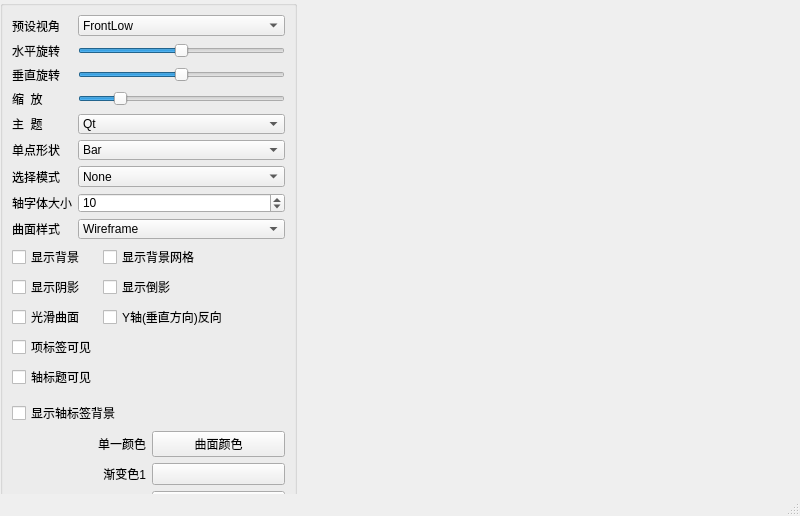
<?xml version="1.0" encoding="UTF-8"?>
<ui version="4.0">
 <class>MainWindow</class>
 <widget class="QMainWindow" name="MainWindow">
  <property name="geometry">
   <rect>
    <x>0</x>
    <y>0</y>
    <width>800</width>
    <height>516</height>
   </rect>
  </property>
  <property name="windowTitle">
   <string>MainWindow</string>
  </property>
  <widget class="QWidget" name="centralwidget">
   <widget class="QGroupBox" name="groupBox">
    <property name="geometry">
     <rect>
      <x>0</x>
      <y>0</y>
      <width>297</width>
      <height>525</height>
     </rect>
    </property>
    <property name="title">
     <string/>
    </property>
    <layout class="QVBoxLayout" name="verticalLayout">
     <item>
      <layout class="QGridLayout" name="gridLayout">
       <item row="0" column="0">
        <widget class="QLabel" name="label_6">
         <property name="text">
          <string>预设视角</string>
         </property>
         <property name="buddy">
          <cstring>comboBox</cstring>
         </property>
        </widget>
       </item>
       <item row="0" column="1">
        <widget class="QComboBox" name="comboBox">
         <item>
          <property name="text">
           <string>FrontLow</string>
          </property>
         </item>
         <item>
          <property name="text">
           <string>Front</string>
          </property>
         </item>
         <item>
          <property name="text">
           <string>FrontHigh</string>
          </property>
         </item>
         <item>
          <property name="text">
           <string>LeftLow</string>
          </property>
         </item>
         <item>
          <property name="text">
           <string>Left</string>
          </property>
         </item>
         <item>
          <property name="text">
           <string>LeftHigh</string>
          </property>
         </item>
         <item>
          <property name="text">
           <string>RightLow</string>
          </property>
         </item>
         <item>
          <property name="text">
           <string>Right</string>
          </property>
         </item>
         <item>
          <property name="text">
           <string>RightHigh</string>
          </property>
         </item>
         <item>
          <property name="text">
           <string>BehindLow</string>
          </property>
         </item>
         <item>
          <property name="text">
           <string>Behind</string>
          </property>
         </item>
         <item>
          <property name="text">
           <string>BehindHigh</string>
          </property>
         </item>
         <item>
          <property name="text">
           <string>IsometricLeft</string>
          </property>
         </item>
         <item>
          <property name="text">
           <string>IsometricLeftHigh</string>
          </property>
         </item>
         <item>
          <property name="text">
           <string>IsometricRight</string>
          </property>
         </item>
         <item>
          <property name="text">
           <string>IsometricRightHigh</string>
          </property>
         </item>
         <item>
          <property name="text">
           <string>DirectlyAbove</string>
          </property>
         </item>
         <item>
          <property name="text">
           <string>DirectlyAboveCW45</string>
          </property>
         </item>
         <item>
          <property name="text">
           <string>DirectlyAboveCCW45</string>
          </property>
         </item>
         <item>
          <property name="text">
           <string>FrontBelow</string>
          </property>
         </item>
         <item>
          <property name="text">
           <string>LeftBelow</string>
          </property>
         </item>
         <item>
          <property name="text">
           <string>RightBelow</string>
          </property>
         </item>
         <item>
          <property name="text">
           <string>BehindBelow</string>
          </property>
         </item>
         <item>
          <property name="text">
           <string>DirectlyBelow</string>
          </property>
         </item>
        </widget>
       </item>
       <item row="1" column="0">
        <widget class="QLabel" name="label_7">
         <property name="text">
          <string>水平旋转</string>
         </property>
         <property name="buddy">
          <cstring>sliderH</cstring>
         </property>
        </widget>
       </item>
       <item row="1" column="1">
        <widget class="QSlider" name="sliderH">
         <property name="minimum">
          <number>-180</number>
         </property>
         <property name="maximum">
          <number>180</number>
         </property>
         <property name="orientation">
          <enum>Qt::Horizontal</enum>
         </property>
        </widget>
       </item>
       <item row="2" column="0">
        <widget class="QLabel" name="label_8">
         <property name="text">
          <string>垂直旋转</string>
         </property>
         <property name="buddy">
          <cstring>sliderV</cstring>
         </property>
        </widget>
       </item>
       <item row="2" column="1">
        <widget class="QSlider" name="sliderV">
         <property name="minimum">
          <number>-180</number>
         </property>
         <property name="maximum">
          <number>180</number>
         </property>
         <property name="orientation">
          <enum>Qt::Horizontal</enum>
         </property>
        </widget>
       </item>
       <item row="3" column="0">
        <widget class="QLabel" name="label_12">
         <property name="text">
          <string>缩  放</string>
         </property>
        </widget>
       </item>
       <item row="3" column="1">
        <widget class="QSlider" name="sliderZoom">
         <property name="minimum">
          <number>10</number>
         </property>
         <property name="maximum">
          <number>500</number>
         </property>
         <property name="value">
          <number>100</number>
         </property>
         <property name="orientation">
          <enum>Qt::Horizontal</enum>
         </property>
        </widget>
       </item>
       <item row="4" column="0">
        <widget class="QLabel" name="label">
         <property name="text">
          <string>主  题</string>
         </property>
         <property name="buddy">
          <cstring>cBoxTheme</cstring>
         </property>
        </widget>
       </item>
       <item row="4" column="1">
        <widget class="QComboBox" name="cBoxTheme">
         <item>
          <property name="text">
           <string>Qt</string>
          </property>
         </item>
         <item>
          <property name="text">
           <string>Primary Colors</string>
          </property>
         </item>
         <item>
          <property name="text">
           <string>Digia</string>
          </property>
         </item>
         <item>
          <property name="text">
           <string>StoneMoss</string>
          </property>
         </item>
         <item>
          <property name="text">
           <string>ArmyBlue</string>
          </property>
         </item>
         <item>
          <property name="text">
           <string>Retro</string>
          </property>
         </item>
         <item>
          <property name="text">
           <string>Ebony</string>
          </property>
         </item>
         <item>
          <property name="text">
           <string>Isabelle</string>
          </property>
         </item>
        </widget>
       </item>
       <item row="5" column="0">
        <widget class="QLabel" name="label_2">
         <property name="text">
          <string>单点形状</string>
         </property>
         <property name="buddy">
          <cstring>cBoxBarStyle</cstring>
         </property>
        </widget>
       </item>
       <item row="5" column="1">
        <widget class="QComboBox" name="cBoxBarStyle">
         <item>
          <property name="text">
           <string>Bar</string>
          </property>
         </item>
         <item>
          <property name="text">
           <string>Cube</string>
          </property>
         </item>
         <item>
          <property name="text">
           <string>Pyramid</string>
          </property>
         </item>
         <item>
          <property name="text">
           <string>Cone</string>
          </property>
         </item>
         <item>
          <property name="text">
           <string>Cylinder</string>
          </property>
         </item>
         <item>
          <property name="text">
           <string>BevelBar</string>
          </property>
         </item>
         <item>
          <property name="text">
           <string>BevelCube</string>
          </property>
         </item>
         <item>
          <property name="text">
           <string>Sphere</string>
          </property>
         </item>
         <item>
          <property name="text">
           <string>Minimal</string>
          </property>
         </item>
         <item>
          <property name="text">
           <string>Arrow</string>
          </property>
         </item>
         <item>
          <property name="text">
           <string>Point</string>
          </property>
         </item>
        </widget>
       </item>
       <item row="6" column="0">
        <widget class="QLabel" name="label_3">
         <property name="text">
          <string>选择模式</string>
         </property>
         <property name="buddy">
          <cstring>cBoxSelectionMode</cstring>
         </property>
        </widget>
       </item>
       <item row="6" column="1">
        <widget class="QComboBox" name="cBoxSelectionMode">
         <item>
          <property name="text">
           <string>None</string>
          </property>
         </item>
         <item>
          <property name="text">
           <string>Item</string>
          </property>
         </item>
         <item>
          <property name="text">
           <string>Row Slice</string>
          </property>
         </item>
         <item>
          <property name="text">
           <string>Column Slice</string>
          </property>
         </item>
        </widget>
       </item>
       <item row="7" column="0">
        <widget class="QLabel" name="label_4">
         <property name="text">
          <string>轴字体大小</string>
         </property>
         <property name="buddy">
          <cstring>spinFontSize</cstring>
         </property>
        </widget>
       </item>
       <item row="7" column="1">
        <widget class="QSpinBox" name="spinFontSize">
         <property name="minimum">
          <number>5</number>
         </property>
         <property name="value">
          <number>10</number>
         </property>
        </widget>
       </item>
       <item row="8" column="0">
        <widget class="QLabel" name="label_5">
         <property name="text">
          <string>曲面样式</string>
         </property>
        </widget>
       </item>
       <item row="8" column="1">
        <widget class="QComboBox" name="comboDrawMode">
         <item>
          <property name="text">
           <string>Wireframe</string>
          </property>
         </item>
         <item>
          <property name="text">
           <string>Surface</string>
          </property>
         </item>
         <item>
          <property name="text">
           <string>Surface And Wireframe</string>
          </property>
         </item>
        </widget>
       </item>
      </layout>
     </item>
     <item>
      <layout class="QGridLayout" name="gridLayout_3">
       <item row="0" column="0">
        <widget class="QCheckBox" name="chkBoxBackground">
         <property name="text">
          <string>显示背景</string>
         </property>
        </widget>
       </item>
       <item row="0" column="1" colspan="3">
        <widget class="QCheckBox" name="chkBoxGrid">
         <property name="text">
          <string>显示背景网格</string>
         </property>
        </widget>
       </item>
       <item row="1" column="0">
        <widget class="QCheckBox" name="chkBoxShadow">
         <property name="text">
          <string>显示阴影</string>
         </property>
        </widget>
       </item>
       <item row="1" column="1" colspan="3">
        <widget class="QCheckBox" name="chkBoxReflection">
         <property name="text">
          <string>显示倒影</string>
         </property>
        </widget>
       </item>
       <item row="2" column="0">
        <widget class="QCheckBox" name="chkBoxSmooth">
         <property name="text">
          <string>光滑曲面</string>
         </property>
        </widget>
       </item>
       <item row="2" column="1" colspan="3">
        <widget class="QCheckBox" name="chkBoxReverse">
         <property name="text">
          <string>Y轴(垂直方向)反向</string>
         </property>
        </widget>
       </item>
       <item row="3" column="0">
        <widget class="QCheckBox" name="chkBoxItemLabel">
         <property name="text">
          <string>项标签可见</string>
         </property>
        </widget>
       </item>
       <item row="3" column="2" colspan="2">
        <spacer name="horizontalSpacer">
         <property name="orientation">
          <enum>Qt::Horizontal</enum>
         </property>
         <property name="sizeHint" stdset="0">
          <size>
           <width>40</width>
           <height>20</height>
          </size>
         </property>
        </spacer>
       </item>
       <item row="4" column="0">
        <widget class="QCheckBox" name="chkBoxAxisTitle">
         <property name="text">
          <string>轴标题可见</string>
         </property>
        </widget>
       </item>
       <item row="4" column="2" rowspan="2" colspan="2">
        <spacer name="horizontalSpacer_2">
         <property name="orientation">
          <enum>Qt::Horizontal</enum>
         </property>
         <property name="sizeHint" stdset="0">
          <size>
           <width>40</width>
           <height>20</height>
          </size>
         </property>
        </spacer>
       </item>
       <item row="5" column="3" rowspan="2">
        <spacer name="horizontalSpacer_3">
         <property name="orientation">
          <enum>Qt::Horizontal</enum>
         </property>
         <property name="sizeHint" stdset="0">
          <size>
           <width>40</width>
           <height>20</height>
          </size>
         </property>
        </spacer>
       </item>
       <item row="6" column="0" colspan="2">
        <widget class="QCheckBox" name="chkBoxAxisBackground">
         <property name="text">
          <string>显示轴标签背景</string>
         </property>
        </widget>
       </item>
      </layout>
     </item>
     <item>
      <layout class="QGridLayout" name="gridLayout_2">
       <item row="0" column="0">
        <widget class="QLabel" name="label_11">
         <property name="text">
          <string>单一颜色</string>
         </property>
         <property name="alignment">
          <set>Qt::AlignRight|Qt::AlignTrailing|Qt::AlignVCenter</set>
         </property>
         <property name="buddy">
          <cstring>btnBarColor</cstring>
         </property>
        </widget>
       </item>
       <item row="0" column="1">
        <widget class="QPushButton" name="btnBarColor">
         <property name="text">
          <string>曲面颜色</string>
         </property>
        </widget>
       </item>
       <item row="1" column="0">
        <widget class="QLabel" name="label_9">
         <property name="text">
          <string>渐变色1</string>
         </property>
         <property name="alignment">
          <set>Qt::AlignRight|Qt::AlignTrailing|Qt::AlignVCenter</set>
         </property>
         <property name="buddy">
          <cstring>btnGrad1</cstring>
         </property>
        </widget>
       </item>
       <item row="1" column="1">
        <widget class="QPushButton" name="btnGrad1">
         <property name="text">
          <string/>
         </property>
        </widget>
       </item>
       <item row="2" column="0">
        <widget class="QLabel" name="label_10">
         <property name="text">
          <string>渐变色2</string>
         </property>
         <property name="alignment">
          <set>Qt::AlignRight|Qt::AlignTrailing|Qt::AlignVCenter</set>
         </property>
         <property name="buddy">
          <cstring>btnGrad2</cstring>
         </property>
        </widget>
       </item>
       <item row="2" column="1">
        <widget class="QPushButton" name="btnGrad2">
         <property name="text">
          <string/>
         </property>
        </widget>
       </item>
      </layout>
     </item>
     <item>
      <spacer name="verticalSpacer">
       <property name="orientation">
        <enum>Qt::Vertical</enum>
       </property>
       <property name="sizeHint" stdset="0">
        <size>
         <width>20</width>
         <height>18</height>
        </size>
       </property>
      </spacer>
     </item>
    </layout>
   </widget>
  </widget>
  <widget class="QStatusBar" name="statusbar"/>
 </widget>
 <resources/>
 <connections/>
</ui>
